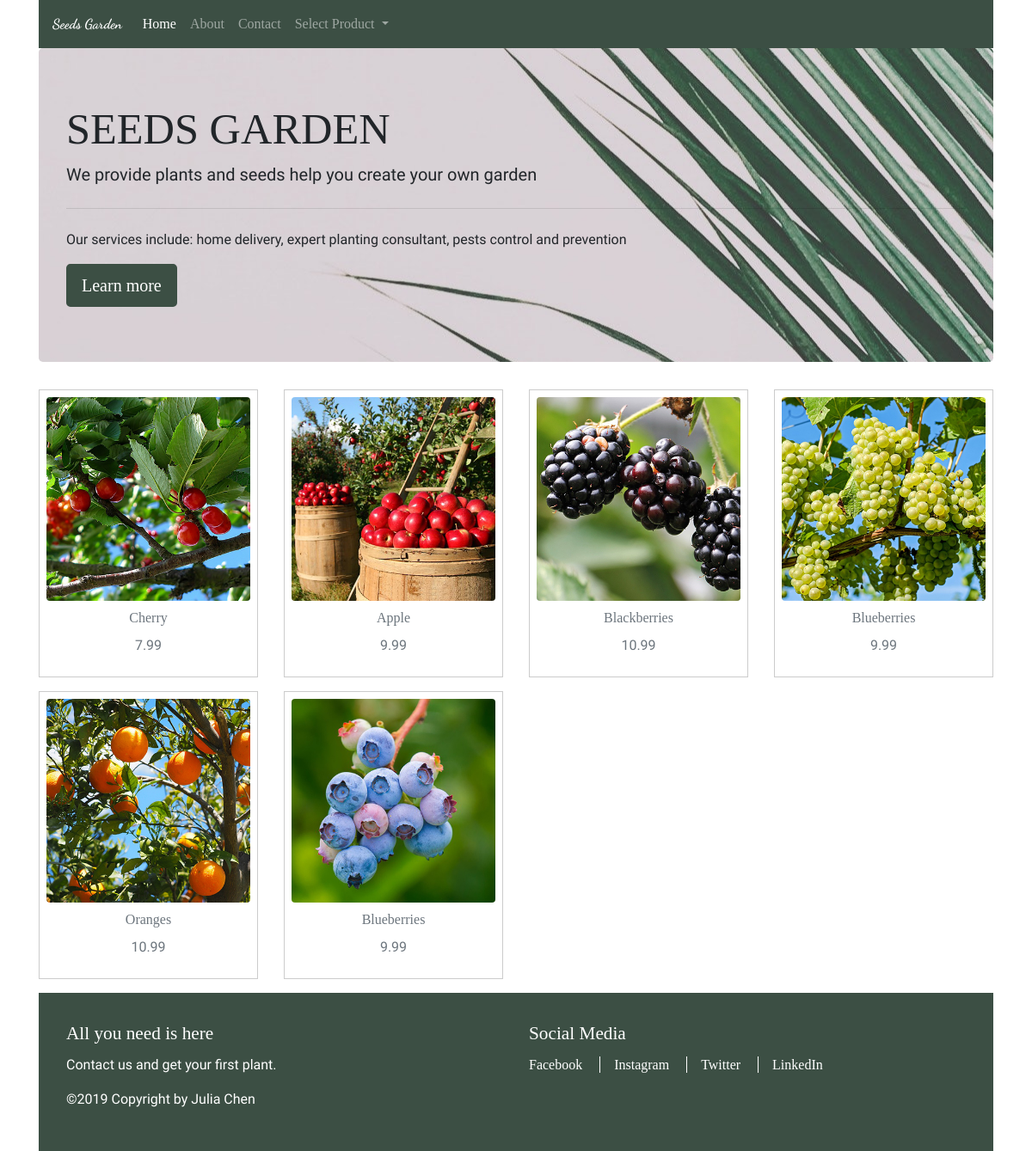
Screenshot of /index.php?prod-id=fruit with the database file from the repository.
### tables this page shows
CREATE TABLE IF NOT EXISTS `products` (
  `products_id` int(4) UNSIGNED NOT NULL AUTO_INCREMENT,
  `prod_image` varchar(200) NOT NULL,
  `prod_code` varchar(50) NOT NULL,
  `prod_name` varchar(100) NOT NULL,
  `prod_price` decimal(5,2) NOT NULL,
  PRIMARY KEY (`products_id`)
);

### web-service/get-data.php (the view)
<?php
global $pdo;
$q = "SELECT * FROM `products`";
$prepared = $pdo->prepare($q);
$prepared->execute();
$data = $prepared->fetchAll(PDO::FETCH_ASSOC);
$markup = "";
if(!isset($_GET['prod-id'])) {
    foreach($data as $value) {
        $markup .= "<div class='product col col-12 col-sm-6 col-md-3 text-center'>
                        <figure class='figure'>
                            <img src='{$value['prod_image']}' alt='${value['prod_name']}' class='figure-img img-fluid rounded'>
                            <figcaption class='figure-caption text-center'>
                                <h5>{$value['prod_name']}</h5>
                                <p>{$value['prod_price']}</p>
                            </figcaption>
                        </figure>
                    </div>";
    }
} else {
    $selectedItem = [];
    foreach($data as $value) {
        if($_GET["prod-id"] === $value["prod_code"]) {
            array_push($selectedItem, $value);
        }
    }
    foreach($selectedItem as $value) {
        $markup .= "<div class='product col col-12 col-sm-6 col-md-3 text-center'>
                        <figure class='figure'>
                            <img src='{$value['prod_image']}' alt='${value['prod_name']}' class='figure-img img-fluid rounded'>
                            <figcaption class='figure-caption text-center'>
                                <h5>{$value['prod_name']}</h5>
                                <p>{$value['prod_price']}</p>
                            </figcaption>
                        </figure>
                    </div>";
    }
}
?>

### css/style.css (style rules this page uses)
h1, h2, h3, h4, h5, a { font-family: 'Libre Baskerville', serif; line-height: 1.5em; }
body, li { font-family: 'Hind Siliguri', sans-serif; }
p { line-height: 1.5em; font-size: 1rem; }
h5 { font-size: 1rem; }
.figure { border: 1px solid #ccc; padding: 0.5rem; }
@media only screen and (min-width: 48rem) { p { font-size: 1rem; } }

### rows the page displays
products: prod_image (picture), prod_name "Cherry", prod_price "7.99"
products: prod_image (picture), prod_name "Apple", prod_price "9.99"
products: prod_image (picture), prod_name "Blackberries", prod_price "10.99"
products: prod_image (picture), prod_name "Blueberries", prod_price "9.99"
products: prod_image (picture), prod_name "Oranges", prod_price "10.99"
products: prod_image (picture), prod_name "Blueberries", prod_price "9.99"
